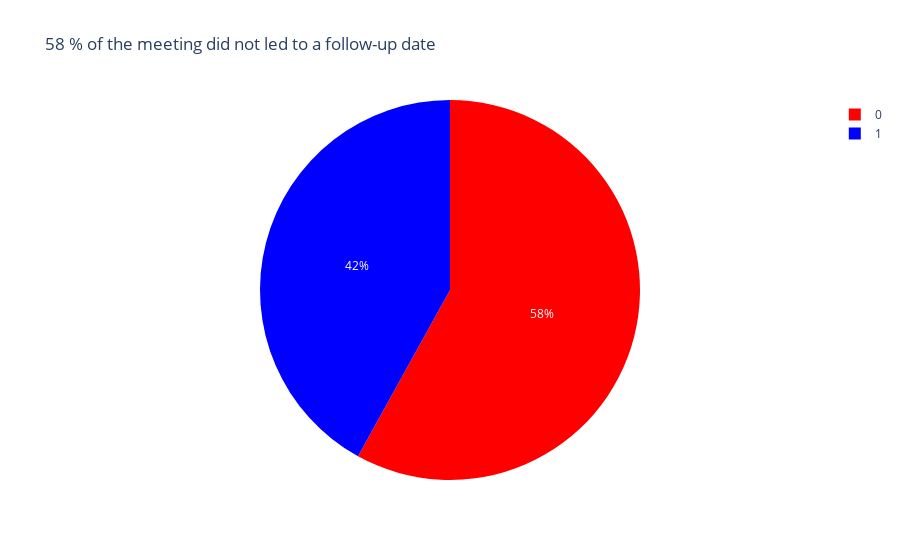

This figure's notebook cell:
### Code cell
px.pie(data_atributes, 'dec_o', color='dec_o', color_discrete_map={0: 'red', 1: 'blue'}, title='58 % of the meeting did not led to a follow-up date')

### Figure 1 — Plotly figure (JSON) as saved in the notebook; plotly's stock layout.template omitted (floating-point values rounded to 4 significant figures; data arrays with more than 128 entries replaced by an {"elided": "..."} marker saying what was removed)
{"data": [{"customdata": {"elided": "8378x1 int values"}, "domain": {"x": [0, 1], "y": [0, 1]}, "hovertemplate": "dec_o=%{customdata[0]}<extra></extra>", "labels": {"elided": "8378 int values"}, "legendgroup": "", "marker": {"colors": {"elided": "8378 str values"}}, "name": "", "showlegend": true, "type": "pie"}], "layout": {"legend": {"tracegroupgap": 0}, "title": {"text": "58 % of the meeting did not led to a follow-up date"}}}
